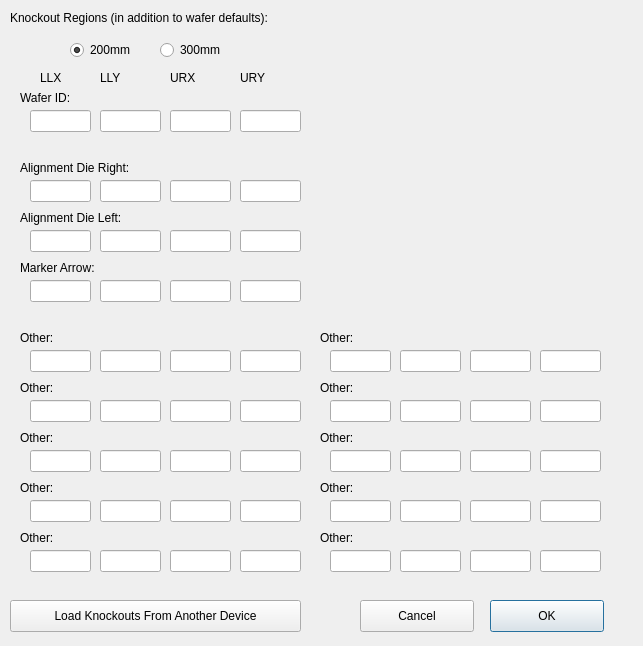
<?xml version="1.0" encoding="UTF-8"?>
<ui version="4.0">
 <class>ClippingRegions</class>
 <widget class="QDialog" name="ClippingRegions">
  <property name="geometry">
   <rect>
    <x>0</x>
    <y>0</y>
    <width>643</width>
    <height>646</height>
   </rect>
  </property>
  <property name="windowTitle">
   <string>Clipping Regions</string>
  </property>
  <widget class="QLabel" name="label">
   <property name="geometry">
    <rect>
     <x>10</x>
     <y>10</y>
     <width>311</width>
     <height>16</height>
    </rect>
   </property>
   <property name="text">
    <string>Knockout Regions (in addition to wafer defaults):</string>
   </property>
  </widget>
  <widget class="QLineEdit" name="txtLLX1">
   <property name="geometry">
    <rect>
     <x>30</x>
     <y>110</y>
     <width>61</width>
     <height>22</height>
    </rect>
   </property>
  </widget>
  <widget class="QLabel" name="label_2">
   <property name="geometry">
    <rect>
     <x>40</x>
     <y>70</y>
     <width>21</width>
     <height>16</height>
    </rect>
   </property>
   <property name="text">
    <string>LLX</string>
   </property>
  </widget>
  <widget class="QLabel" name="label_3">
   <property name="geometry">
    <rect>
     <x>100</x>
     <y>70</y>
     <width>21</width>
     <height>16</height>
    </rect>
   </property>
   <property name="text">
    <string>LLY</string>
   </property>
  </widget>
  <widget class="QLabel" name="label_4">
   <property name="geometry">
    <rect>
     <x>170</x>
     <y>70</y>
     <width>31</width>
     <height>16</height>
    </rect>
   </property>
   <property name="text">
    <string>URX</string>
   </property>
  </widget>
  <widget class="QLabel" name="label_5">
   <property name="geometry">
    <rect>
     <x>240</x>
     <y>70</y>
     <width>31</width>
     <height>16</height>
    </rect>
   </property>
   <property name="text">
    <string>URY</string>
   </property>
  </widget>
  <widget class="QLabel" name="label_6">
   <property name="geometry">
    <rect>
     <x>20</x>
     <y>90</y>
     <width>311</width>
     <height>16</height>
    </rect>
   </property>
   <property name="text">
    <string>Wafer ID:</string>
   </property>
  </widget>
  <widget class="QLineEdit" name="txtLLY1">
   <property name="geometry">
    <rect>
     <x>100</x>
     <y>110</y>
     <width>61</width>
     <height>22</height>
    </rect>
   </property>
  </widget>
  <widget class="QLineEdit" name="txtURX1">
   <property name="geometry">
    <rect>
     <x>170</x>
     <y>110</y>
     <width>61</width>
     <height>22</height>
    </rect>
   </property>
  </widget>
  <widget class="QLineEdit" name="txtURY1">
   <property name="geometry">
    <rect>
     <x>240</x>
     <y>110</y>
     <width>61</width>
     <height>22</height>
    </rect>
   </property>
  </widget>
  <widget class="QLineEdit" name="txtURX2">
   <property name="geometry">
    <rect>
     <x>170</x>
     <y>180</y>
     <width>61</width>
     <height>22</height>
    </rect>
   </property>
  </widget>
  <widget class="QLineEdit" name="txtURY2">
   <property name="geometry">
    <rect>
     <x>240</x>
     <y>180</y>
     <width>61</width>
     <height>22</height>
    </rect>
   </property>
  </widget>
  <widget class="QLabel" name="label_7">
   <property name="geometry">
    <rect>
     <x>20</x>
     <y>160</y>
     <width>311</width>
     <height>16</height>
    </rect>
   </property>
   <property name="text">
    <string>Alignment Die Right:</string>
   </property>
  </widget>
  <widget class="QLineEdit" name="txtLLY2">
   <property name="geometry">
    <rect>
     <x>100</x>
     <y>180</y>
     <width>61</width>
     <height>22</height>
    </rect>
   </property>
  </widget>
  <widget class="QLineEdit" name="txtLLX2">
   <property name="geometry">
    <rect>
     <x>30</x>
     <y>180</y>
     <width>61</width>
     <height>22</height>
    </rect>
   </property>
  </widget>
  <widget class="QLabel" name="label_8">
   <property name="geometry">
    <rect>
     <x>20</x>
     <y>210</y>
     <width>311</width>
     <height>16</height>
    </rect>
   </property>
   <property name="text">
    <string>Alignment Die Left:</string>
   </property>
  </widget>
  <widget class="QLineEdit" name="txtLLY3">
   <property name="geometry">
    <rect>
     <x>100</x>
     <y>230</y>
     <width>61</width>
     <height>22</height>
    </rect>
   </property>
  </widget>
  <widget class="QLineEdit" name="txtURY3">
   <property name="geometry">
    <rect>
     <x>240</x>
     <y>230</y>
     <width>61</width>
     <height>22</height>
    </rect>
   </property>
  </widget>
  <widget class="QLineEdit" name="txtURX3">
   <property name="geometry">
    <rect>
     <x>170</x>
     <y>230</y>
     <width>61</width>
     <height>22</height>
    </rect>
   </property>
  </widget>
  <widget class="QLineEdit" name="txtLLX3">
   <property name="geometry">
    <rect>
     <x>30</x>
     <y>230</y>
     <width>61</width>
     <height>22</height>
    </rect>
   </property>
  </widget>
  <widget class="QLabel" name="label_9">
   <property name="geometry">
    <rect>
     <x>20</x>
     <y>260</y>
     <width>311</width>
     <height>16</height>
    </rect>
   </property>
   <property name="text">
    <string>Marker Arrow:</string>
   </property>
  </widget>
  <widget class="QLineEdit" name="txtLLY4">
   <property name="geometry">
    <rect>
     <x>100</x>
     <y>280</y>
     <width>61</width>
     <height>22</height>
    </rect>
   </property>
  </widget>
  <widget class="QLineEdit" name="txtURY4">
   <property name="geometry">
    <rect>
     <x>240</x>
     <y>280</y>
     <width>61</width>
     <height>22</height>
    </rect>
   </property>
  </widget>
  <widget class="QLineEdit" name="txtURX4">
   <property name="geometry">
    <rect>
     <x>170</x>
     <y>280</y>
     <width>61</width>
     <height>22</height>
    </rect>
   </property>
  </widget>
  <widget class="QLineEdit" name="txtLLX4">
   <property name="geometry">
    <rect>
     <x>30</x>
     <y>280</y>
     <width>61</width>
     <height>22</height>
    </rect>
   </property>
  </widget>
  <widget class="QLineEdit" name="txtURY5">
   <property name="geometry">
    <rect>
     <x>240</x>
     <y>350</y>
     <width>61</width>
     <height>22</height>
    </rect>
   </property>
  </widget>
  <widget class="QLineEdit" name="txtLLY6">
   <property name="geometry">
    <rect>
     <x>100</x>
     <y>400</y>
     <width>61</width>
     <height>22</height>
    </rect>
   </property>
  </widget>
  <widget class="QLineEdit" name="txtLLY5">
   <property name="geometry">
    <rect>
     <x>100</x>
     <y>350</y>
     <width>61</width>
     <height>22</height>
    </rect>
   </property>
  </widget>
  <widget class="QLabel" name="label_11">
   <property name="geometry">
    <rect>
     <x>20</x>
     <y>380</y>
     <width>311</width>
     <height>16</height>
    </rect>
   </property>
   <property name="text">
    <string>Other:</string>
   </property>
  </widget>
  <widget class="QLineEdit" name="txtURY6">
   <property name="geometry">
    <rect>
     <x>240</x>
     <y>400</y>
     <width>61</width>
     <height>22</height>
    </rect>
   </property>
  </widget>
  <widget class="QLineEdit" name="txtURX6">
   <property name="geometry">
    <rect>
     <x>170</x>
     <y>400</y>
     <width>61</width>
     <height>22</height>
    </rect>
   </property>
  </widget>
  <widget class="QLineEdit" name="txtURX5">
   <property name="geometry">
    <rect>
     <x>170</x>
     <y>350</y>
     <width>61</width>
     <height>22</height>
    </rect>
   </property>
  </widget>
  <widget class="QLineEdit" name="txtLLX5">
   <property name="geometry">
    <rect>
     <x>30</x>
     <y>350</y>
     <width>61</width>
     <height>22</height>
    </rect>
   </property>
  </widget>
  <widget class="QLineEdit" name="txtLLX6">
   <property name="geometry">
    <rect>
     <x>30</x>
     <y>400</y>
     <width>61</width>
     <height>22</height>
    </rect>
   </property>
  </widget>
  <widget class="QLabel" name="label_12">
   <property name="geometry">
    <rect>
     <x>20</x>
     <y>330</y>
     <width>311</width>
     <height>16</height>
    </rect>
   </property>
   <property name="text">
    <string>Other:</string>
   </property>
  </widget>
  <widget class="QPushButton" name="btnCancel">
   <property name="geometry">
    <rect>
     <x>360</x>
     <y>600</y>
     <width>114</width>
     <height>32</height>
    </rect>
   </property>
   <property name="text">
    <string>Cancel</string>
   </property>
  </widget>
  <widget class="QPushButton" name="btnOK">
   <property name="geometry">
    <rect>
     <x>490</x>
     <y>600</y>
     <width>114</width>
     <height>32</height>
    </rect>
   </property>
   <property name="text">
    <string>OK</string>
   </property>
   <property name="default">
    <bool>true</bool>
   </property>
  </widget>
  <widget class="QLabel" name="label_13">
   <property name="geometry">
    <rect>
     <x>20</x>
     <y>430</y>
     <width>311</width>
     <height>16</height>
    </rect>
   </property>
   <property name="text">
    <string>Other:</string>
   </property>
  </widget>
  <widget class="QLineEdit" name="txtLLY7">
   <property name="geometry">
    <rect>
     <x>100</x>
     <y>450</y>
     <width>61</width>
     <height>22</height>
    </rect>
   </property>
  </widget>
  <widget class="QLineEdit" name="txtURX7">
   <property name="geometry">
    <rect>
     <x>170</x>
     <y>450</y>
     <width>61</width>
     <height>22</height>
    </rect>
   </property>
  </widget>
  <widget class="QLineEdit" name="txtLLX7">
   <property name="geometry">
    <rect>
     <x>30</x>
     <y>450</y>
     <width>61</width>
     <height>22</height>
    </rect>
   </property>
  </widget>
  <widget class="QLineEdit" name="txtURY7">
   <property name="geometry">
    <rect>
     <x>240</x>
     <y>450</y>
     <width>61</width>
     <height>22</height>
    </rect>
   </property>
  </widget>
  <widget class="QRadioButton" name="rb200mm">
   <property name="geometry">
    <rect>
     <x>70</x>
     <y>40</y>
     <width>71</width>
     <height>20</height>
    </rect>
   </property>
   <property name="text">
    <string>200mm</string>
   </property>
   <property name="checked">
    <bool>true</bool>
   </property>
  </widget>
  <widget class="QRadioButton" name="rb300mm">
   <property name="geometry">
    <rect>
     <x>160</x>
     <y>40</y>
     <width>71</width>
     <height>20</height>
    </rect>
   </property>
   <property name="text">
    <string>300mm</string>
   </property>
  </widget>
  <widget class="QLabel" name="label_14">
   <property name="geometry">
    <rect>
     <x>20</x>
     <y>480</y>
     <width>311</width>
     <height>16</height>
    </rect>
   </property>
   <property name="text">
    <string>Other:</string>
   </property>
  </widget>
  <widget class="QLineEdit" name="txtLLY10">
   <property name="geometry">
    <rect>
     <x>400</x>
     <y>350</y>
     <width>61</width>
     <height>22</height>
    </rect>
   </property>
  </widget>
  <widget class="QLineEdit" name="txtLLX10">
   <property name="geometry">
    <rect>
     <x>330</x>
     <y>350</y>
     <width>61</width>
     <height>22</height>
    </rect>
   </property>
  </widget>
  <widget class="QLineEdit" name="txtURX10">
   <property name="geometry">
    <rect>
     <x>470</x>
     <y>350</y>
     <width>61</width>
     <height>22</height>
    </rect>
   </property>
  </widget>
  <widget class="QLineEdit" name="txtURX9">
   <property name="geometry">
    <rect>
     <x>170</x>
     <y>550</y>
     <width>61</width>
     <height>22</height>
    </rect>
   </property>
  </widget>
  <widget class="QLineEdit" name="txtLLX9">
   <property name="geometry">
    <rect>
     <x>30</x>
     <y>550</y>
     <width>61</width>
     <height>22</height>
    </rect>
   </property>
  </widget>
  <widget class="QLineEdit" name="txtURY8">
   <property name="geometry">
    <rect>
     <x>240</x>
     <y>500</y>
     <width>61</width>
     <height>22</height>
    </rect>
   </property>
  </widget>
  <widget class="QLineEdit" name="txtURX8">
   <property name="geometry">
    <rect>
     <x>170</x>
     <y>500</y>
     <width>61</width>
     <height>22</height>
    </rect>
   </property>
  </widget>
  <widget class="QLabel" name="label_15">
   <property name="geometry">
    <rect>
     <x>20</x>
     <y>530</y>
     <width>311</width>
     <height>16</height>
    </rect>
   </property>
   <property name="text">
    <string>Other:</string>
   </property>
  </widget>
  <widget class="QLineEdit" name="txtLLY9">
   <property name="geometry">
    <rect>
     <x>100</x>
     <y>550</y>
     <width>61</width>
     <height>22</height>
    </rect>
   </property>
  </widget>
  <widget class="QLineEdit" name="txtLLX8">
   <property name="geometry">
    <rect>
     <x>30</x>
     <y>500</y>
     <width>61</width>
     <height>22</height>
    </rect>
   </property>
  </widget>
  <widget class="QLabel" name="label_16">
   <property name="geometry">
    <rect>
     <x>320</x>
     <y>330</y>
     <width>311</width>
     <height>16</height>
    </rect>
   </property>
   <property name="text">
    <string>Other:</string>
   </property>
  </widget>
  <widget class="QLineEdit" name="txtLLY8">
   <property name="geometry">
    <rect>
     <x>100</x>
     <y>500</y>
     <width>61</width>
     <height>22</height>
    </rect>
   </property>
  </widget>
  <widget class="QLineEdit" name="txtURY9">
   <property name="geometry">
    <rect>
     <x>240</x>
     <y>550</y>
     <width>61</width>
     <height>22</height>
    </rect>
   </property>
  </widget>
  <widget class="QLineEdit" name="txtURY10">
   <property name="geometry">
    <rect>
     <x>540</x>
     <y>350</y>
     <width>61</width>
     <height>22</height>
    </rect>
   </property>
  </widget>
  <widget class="QPushButton" name="btnLoadFrom">
   <property name="geometry">
    <rect>
     <x>10</x>
     <y>600</y>
     <width>291</width>
     <height>32</height>
    </rect>
   </property>
   <property name="text">
    <string>Load Knockouts From Another Device</string>
   </property>
  </widget>
  <widget class="QLineEdit" name="txtURX14">
   <property name="geometry">
    <rect>
     <x>470</x>
     <y>550</y>
     <width>61</width>
     <height>22</height>
    </rect>
   </property>
  </widget>
  <widget class="QLineEdit" name="txtLLY12">
   <property name="geometry">
    <rect>
     <x>400</x>
     <y>450</y>
     <width>61</width>
     <height>22</height>
    </rect>
   </property>
  </widget>
  <widget class="QLineEdit" name="txtLLY14">
   <property name="geometry">
    <rect>
     <x>400</x>
     <y>550</y>
     <width>61</width>
     <height>22</height>
    </rect>
   </property>
  </widget>
  <widget class="QLineEdit" name="txtURX13">
   <property name="geometry">
    <rect>
     <x>470</x>
     <y>500</y>
     <width>61</width>
     <height>22</height>
    </rect>
   </property>
  </widget>
  <widget class="QLineEdit" name="txtURY11">
   <property name="geometry">
    <rect>
     <x>540</x>
     <y>400</y>
     <width>61</width>
     <height>22</height>
    </rect>
   </property>
  </widget>
  <widget class="QLineEdit" name="txtURY12">
   <property name="geometry">
    <rect>
     <x>540</x>
     <y>450</y>
     <width>61</width>
     <height>22</height>
    </rect>
   </property>
  </widget>
  <widget class="QLabel" name="label_17">
   <property name="geometry">
    <rect>
     <x>320</x>
     <y>480</y>
     <width>311</width>
     <height>16</height>
    </rect>
   </property>
   <property name="text">
    <string>Other:</string>
   </property>
  </widget>
  <widget class="QLineEdit" name="txtLLX11">
   <property name="geometry">
    <rect>
     <x>330</x>
     <y>400</y>
     <width>61</width>
     <height>22</height>
    </rect>
   </property>
  </widget>
  <widget class="QLineEdit" name="txtURY13">
   <property name="geometry">
    <rect>
     <x>540</x>
     <y>500</y>
     <width>61</width>
     <height>22</height>
    </rect>
   </property>
  </widget>
  <widget class="QLineEdit" name="txtLLX12">
   <property name="geometry">
    <rect>
     <x>330</x>
     <y>450</y>
     <width>61</width>
     <height>22</height>
    </rect>
   </property>
  </widget>
  <widget class="QLabel" name="label_18">
   <property name="geometry">
    <rect>
     <x>320</x>
     <y>380</y>
     <width>311</width>
     <height>16</height>
    </rect>
   </property>
   <property name="text">
    <string>Other:</string>
   </property>
  </widget>
  <widget class="QLineEdit" name="txtLLY13">
   <property name="geometry">
    <rect>
     <x>400</x>
     <y>500</y>
     <width>61</width>
     <height>22</height>
    </rect>
   </property>
  </widget>
  <widget class="QLabel" name="label_19">
   <property name="geometry">
    <rect>
     <x>320</x>
     <y>430</y>
     <width>311</width>
     <height>16</height>
    </rect>
   </property>
   <property name="text">
    <string>Other:</string>
   </property>
  </widget>
  <widget class="QLabel" name="label_20">
   <property name="geometry">
    <rect>
     <x>320</x>
     <y>530</y>
     <width>311</width>
     <height>16</height>
    </rect>
   </property>
   <property name="text">
    <string>Other:</string>
   </property>
  </widget>
  <widget class="QLineEdit" name="txtLLY11">
   <property name="geometry">
    <rect>
     <x>400</x>
     <y>400</y>
     <width>61</width>
     <height>22</height>
    </rect>
   </property>
  </widget>
  <widget class="QLineEdit" name="txtURX12">
   <property name="geometry">
    <rect>
     <x>470</x>
     <y>450</y>
     <width>61</width>
     <height>22</height>
    </rect>
   </property>
  </widget>
  <widget class="QLineEdit" name="txtLLX14">
   <property name="geometry">
    <rect>
     <x>330</x>
     <y>550</y>
     <width>61</width>
     <height>22</height>
    </rect>
   </property>
  </widget>
  <widget class="QLineEdit" name="txtLLX13">
   <property name="geometry">
    <rect>
     <x>330</x>
     <y>500</y>
     <width>61</width>
     <height>22</height>
    </rect>
   </property>
  </widget>
  <widget class="QLineEdit" name="txtURY14">
   <property name="geometry">
    <rect>
     <x>540</x>
     <y>550</y>
     <width>61</width>
     <height>22</height>
    </rect>
   </property>
  </widget>
  <widget class="QLineEdit" name="txtURX11">
   <property name="geometry">
    <rect>
     <x>470</x>
     <y>400</y>
     <width>61</width>
     <height>22</height>
    </rect>
   </property>
  </widget>
 </widget>
 <tabstops>
  <tabstop>rb200mm</tabstop>
  <tabstop>rb300mm</tabstop>
  <tabstop>txtLLX1</tabstop>
  <tabstop>txtLLY1</tabstop>
  <tabstop>txtURX1</tabstop>
  <tabstop>txtURY1</tabstop>
  <tabstop>txtLLX2</tabstop>
  <tabstop>txtLLY2</tabstop>
  <tabstop>txtURX2</tabstop>
  <tabstop>txtURY2</tabstop>
  <tabstop>txtLLX3</tabstop>
  <tabstop>txtLLY3</tabstop>
  <tabstop>txtURX3</tabstop>
  <tabstop>txtURY3</tabstop>
  <tabstop>txtLLX4</tabstop>
  <tabstop>txtLLY4</tabstop>
  <tabstop>txtURX4</tabstop>
  <tabstop>txtURY4</tabstop>
  <tabstop>txtLLX5</tabstop>
  <tabstop>txtLLY5</tabstop>
  <tabstop>txtURX5</tabstop>
  <tabstop>txtURY5</tabstop>
  <tabstop>txtLLX6</tabstop>
  <tabstop>txtLLY6</tabstop>
  <tabstop>txtURX6</tabstop>
  <tabstop>txtURY6</tabstop>
  <tabstop>txtLLX7</tabstop>
  <tabstop>txtLLY7</tabstop>
  <tabstop>txtURX7</tabstop>
  <tabstop>txtURY7</tabstop>
  <tabstop>btnOK</tabstop>
  <tabstop>btnCancel</tabstop>
 </tabstops>
 <resources/>
 <connections/>
</ui>
